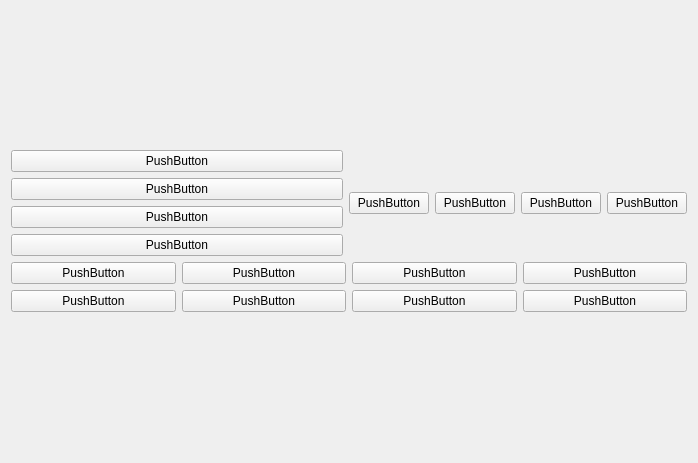
<?xml version="1.0" encoding="UTF-8"?>
<ui version="4.0">
 <class>Form</class>
 <widget class="QWidget" name="Form">
  <property name="geometry">
   <rect>
    <x>0</x>
    <y>0</y>
    <width>698</width>
    <height>463</height>
   </rect>
  </property>
  <property name="windowTitle">
   <string>Form</string>
  </property>
  <layout class="QVBoxLayout" name="verticalLayout_3">
   <item>
    <layout class="QVBoxLayout" name="verticalLayout_2">
     <item>
      <layout class="QHBoxLayout" name="horizontalLayout_2">
       <item>
        <layout class="QVBoxLayout" name="verticalLayout">
         <item>
          <widget class="QPushButton" name="pushButton">
           <property name="text">
            <string>PushButton</string>
           </property>
          </widget>
         </item>
         <item>
          <widget class="QPushButton" name="pushButton_4">
           <property name="text">
            <string>PushButton</string>
           </property>
          </widget>
         </item>
         <item>
          <widget class="QPushButton" name="pushButton_3">
           <property name="text">
            <string>PushButton</string>
           </property>
          </widget>
         </item>
         <item>
          <widget class="QPushButton" name="pushButton_2">
           <property name="text">
            <string>PushButton</string>
           </property>
          </widget>
         </item>
        </layout>
       </item>
       <item>
        <layout class="QHBoxLayout" name="horizontalLayout">
         <item>
          <widget class="QPushButton" name="pushButton_8">
           <property name="text">
            <string>PushButton</string>
           </property>
          </widget>
         </item>
         <item>
          <widget class="QPushButton" name="pushButton_6">
           <property name="text">
            <string>PushButton</string>
           </property>
          </widget>
         </item>
         <item>
          <widget class="QPushButton" name="pushButton_5">
           <property name="text">
            <string>PushButton</string>
           </property>
          </widget>
         </item>
         <item>
          <widget class="QPushButton" name="pushButton_7">
           <property name="text">
            <string>PushButton</string>
           </property>
          </widget>
         </item>
        </layout>
       </item>
      </layout>
     </item>
     <item>
      <layout class="QGridLayout" name="gridLayout">
       <item row="0" column="0">
        <widget class="QPushButton" name="pushButton_9">
         <property name="text">
          <string>PushButton</string>
         </property>
        </widget>
       </item>
       <item row="0" column="1">
        <widget class="QPushButton" name="pushButton_10">
         <property name="text">
          <string>PushButton</string>
         </property>
        </widget>
       </item>
       <item row="0" column="2">
        <widget class="QPushButton" name="pushButton_11">
         <property name="text">
          <string>PushButton</string>
         </property>
        </widget>
       </item>
       <item row="0" column="3">
        <widget class="QPushButton" name="pushButton_12">
         <property name="text">
          <string>PushButton</string>
         </property>
        </widget>
       </item>
       <item row="1" column="0">
        <widget class="QPushButton" name="pushButton_15">
         <property name="text">
          <string>PushButton</string>
         </property>
        </widget>
       </item>
       <item row="1" column="1">
        <widget class="QPushButton" name="pushButton_16">
         <property name="text">
          <string>PushButton</string>
         </property>
        </widget>
       </item>
       <item row="1" column="2">
        <widget class="QPushButton" name="pushButton_13">
         <property name="text">
          <string>PushButton</string>
         </property>
        </widget>
       </item>
       <item row="1" column="3">
        <widget class="QPushButton" name="pushButton_14">
         <property name="text">
          <string>PushButton</string>
         </property>
        </widget>
       </item>
      </layout>
     </item>
    </layout>
   </item>
  </layout>
 </widget>
 <resources/>
 <connections/>
</ui>
